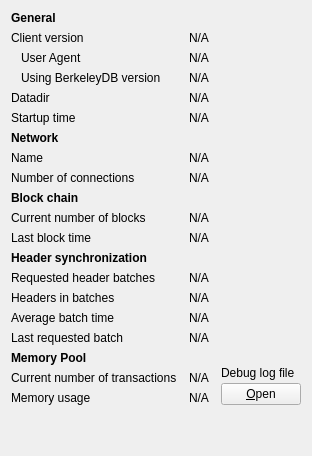
     <widget class="QWidget" name="tab_info">
      <attribute name="title">
       <string>&amp;Information</string>
      </attribute>
      <layout class="QGridLayout" name="gridLayout" columnstretch="0,1,0">
       <property name="horizontalSpacing">
        <number>12</number>
       </property>
       <item row="0" column="0">
        <widget class="QLabel" name="label_9">
         <property name="font">
          <font>
           <weight>75</weight>
           <bold>true</bold>
          </font>
         </property>
         <property name="text">
          <string>General</string>
         </property>
        </widget>
       </item>
       <item row="1" column="0">
        <widget class="QLabel" name="label_6">
         <property name="text">
          <string>Client version</string>
         </property>
        </widget>
       </item>
       <item row="1" column="1" colspan="2">
        <widget class="QLabel" name="clientVersion">
         <property name="cursor">
          <cursorShape>IBeamCursor</cursorShape>
         </property>
         <property name="text">
          <string>N/A</string>
         </property>
         <property name="textFormat">
          <enum>Qt::PlainText</enum>
         </property>
         <property name="textInteractionFlags">
          <set>Qt::LinksAccessibleByMouse|Qt::TextSelectableByKeyboard|Qt::TextSelectableByMouse</set>
         </property>
        </widget>
       </item>
       <item row="2" column="0">
        <widget class="QLabel" name="labelClientUserAgent">
         <property name="text">
          <string>User Agent</string>
         </property>
         <property name="indent">
          <number>10</number>
         </property>
        </widget>
       </item>
       <item row="2" column="1" colspan="2">
        <widget class="QLabel" name="clientUserAgent">
         <property name="cursor">
          <cursorShape>IBeamCursor</cursorShape>
         </property>
         <property name="text">
          <string>N/A</string>
         </property>
         <property name="textFormat">
          <enum>Qt::PlainText</enum>
         </property>
         <property name="textInteractionFlags">
          <set>Qt::LinksAccessibleByMouse|Qt::TextSelectableByKeyboard|Qt::TextSelectableByMouse</set>
         </property>
        </widget>
       </item>
       <item row="3" column="0">
        <widget class="QLabel" name="label_berkeleyDBVersion">
         <property name="text">
          <string>Using BerkeleyDB version</string>
         </property>
         <property name="indent">
          <number>10</number>
         </property>
        </widget>
       </item>
       <item row="3" column="1" colspan="2">
        <widget class="QLabel" name="berkeleyDBVersion">
         <property name="cursor">
          <cursorShape>IBeamCursor</cursorShape>
         </property>
         <property name="text">
          <string>N/A</string>
         </property>
         <property name="textFormat">
          <enum>Qt::PlainText</enum>
         </property>
         <property name="textInteractionFlags">
          <set>Qt::LinksAccessibleByMouse|Qt::TextSelectableByKeyboard|Qt::TextSelectableByMouse</set>
         </property>
        </widget>
       </item>
       <item row="4" column="0">
        <widget class="QLabel" name="label_12">
         <property name="text">
          <string>Datadir</string>
         </property>
        </widget>
       </item>
       <item row="4" column="1" colspan="2">
        <widget class="QLabel" name="dataDir">
         <property name="cursor">
          <cursorShape>IBeamCursor</cursorShape>
         </property>
         <property name="text">
          <string>N/A</string>
         </property>
         <property name="textFormat">
          <enum>Qt::PlainText</enum>
         </property>
         <property name="wordWrap">
          <bool>true</bool>
         </property>
         <property name="textInteractionFlags">
          <set>Qt::LinksAccessibleByMouse|Qt::TextSelectableByKeyboard|Qt::TextSelectableByMouse</set>
         </property>
        </widget>
       </item>
       <item row="5" column="0">
        <widget class="QLabel" name="label_13">
         <property name="text">
          <string>Startup time</string>
         </property>
        </widget>
       </item>
       <item row="5" column="1" colspan="2">
        <widget class="QLabel" name="startupTime">
         <property name="cursor">
          <cursorShape>IBeamCursor</cursorShape>
         </property>
         <property name="text">
          <string>N/A</string>
         </property>
         <property name="textFormat">
          <enum>Qt::PlainText</enum>
         </property>
         <property name="textInteractionFlags">
          <set>Qt::LinksAccessibleByMouse|Qt::TextSelectableByKeyboard|Qt::TextSelectableByMouse</set>
         </property>
        </widget>
       </item>
       <item row="6" column="0">
           <widget class="QLabel" name="labelNetwork">
               <property name="font">
                   <font>
                       <weight>75</weight>
                       <bold>true</bold>
                   </font>
               </property>
               <property name="text">
                   <string>Network</string>
               </property>
           </widget>
       </item>
       <item row="7" column="0">
        <widget class="QLabel" name="label_8">
         <property name="text">
          <string>Name</string>
         </property>
        </widget>
       </item>
       <item row="7" column="1" colspan="2">
        <widget class="QLabel" name="networkName">
         <property name="cursor">
          <cursorShape>IBeamCursor</cursorShape>
         </property>
         <property name="text">
          <string>N/A</string>
         </property>
         <property name="textFormat">
          <enum>Qt::PlainText</enum>
         </property>
         <property name="textInteractionFlags">
          <set>Qt::LinksAccessibleByMouse|Qt::TextSelectableByKeyboard|Qt::TextSelectableByMouse</set>
         </property>
        </widget>
       </item>
       <item row="8" column="0">
        <widget class="QLabel" name="label_7">
         <property name="text">
          <string>Number of connections</string>
         </property>
        </widget>
       </item>
       <item row="8" column="1" colspan="2">
        <widget class="QLabel" name="numberOfConnections">
         <property name="cursor">
          <cursorShape>IBeamCursor</cursorShape>
         </property>
         <property name="text">
          <string>N/A</string>
         </property>
         <property name="textFormat">
          <enum>Qt::PlainText</enum>
         </property>
         <property name="textInteractionFlags">
          <set>Qt::LinksAccessibleByMouse|Qt::TextSelectableByKeyboard|Qt::TextSelectableByMouse</set>
         </property>
        </widget>
       </item>
       <item row="9" column="0">
        <widget class="QLabel" name="label_10">
         <property name="font">
          <font>
           <weight>75</weight>
           <bold>true</bold>
          </font>
         </property>
         <property name="text">
          <string>Block chain</string>
         </property>
        </widget>
       </item>
       <item row="10" column="0">
        <widget class="QLabel" name="label_3">
         <property name="text">
          <string>Current number of blocks</string>
         </property>
        </widget>
       </item>
       <item row="10" column="1" colspan="2">
        <widget class="QLabel" name="numberOfBlocks">
         <property name="cursor">
          <cursorShape>IBeamCursor</cursorShape>
         </property>
         <property name="text">
          <string>N/A</string>
         </property>
         <property name="textFormat">
          <enum>Qt::PlainText</enum>
         </property>
         <property name="textInteractionFlags">
          <set>Qt::LinksAccessibleByMouse|Qt::TextSelectableByKeyboard|Qt::TextSelectableByMouse</set>
         </property>
        </widget>
       </item>
       <item row="11" column="0">
        <widget class="QLabel" name="labelLastBlockTime">
         <property name="text">
          <string>Last block time</string>
         </property>
        </widget>
       </item>
       <item row="11" column="1" colspan="2">
        <widget class="QLabel" name="lastBlockTime">
         <property name="cursor">
          <cursorShape>IBeamCursor</cursorShape>
         </property>
         <property name="text">
          <string>N/A</string>
         </property>
         <property name="textFormat">
          <enum>Qt::PlainText</enum>
         </property>
         <property name="textInteractionFlags">
          <set>Qt::LinksAccessibleByMouse|Qt::TextSelectableByKeyboard|Qt::TextSelectableByMouse</set>
         </property>
        </widget>
       </item>
       <item row="12" column="0">
        <widget class="QLabel" name="labelHeaderSyncTitle">
         <property name="font">
          <font>
           <weight>75</weight>
           <bold>true</bold>
          </font>
         </property>
         <property name="text">
          <string>Header synchronization</string>
         </property>
        </widget>
       </item>
       <item row="13" column="0">
        <widget class="QLabel" name="labelHeaderSyncBatches">
         <property name="text">
          <string>Requested header batches</string>
         </property>
        </widget>
       </item>
       <item row="13" column="1" colspan="2">
        <widget class="QLabel" name="headerSyncBatches">
         <property name="text">
          <string>N/A</string>
         </property>
        </widget>
       </item>
       <item row="14" column="0">
        <widget class="QLabel" name="labelHeaderSyncHeaders">
         <property name="text">
          <string>Headers in batches</string>
         </property>
        </widget>
       </item>
       <item row="14" column="1" colspan="2">
        <widget class="QLabel" name="headerSyncHeaders">
         <property name="text">
          <string>N/A</string>
         </property>
        </widget>
       </item>
       <item row="15" column="0">
        <widget class="QLabel" name="labelHeaderSyncTimings">
         <property name="text">
          <string>Average batch time</string>
         </property>
        </widget>
       </item>
       <item row="15" column="1" colspan="2">
        <widget class="QLabel" name="headerSyncTimings">
         <property name="text">
          <string>N/A</string>
         </property>
        </widget>
       </item>
       <item row="16" column="0">
        <widget class="QLabel" name="labelHeaderSyncLastBatch">
         <property name="text">
          <string>Last requested batch</string>
         </property>
        </widget>
       </item>
       <item row="16" column="1" colspan="2">
        <widget class="QLabel" name="headerSyncLastBatch">
         <property name="text">
          <string>N/A</string>
         </property>
         <property name="wordWrap">
          <bool>true</bool>
         </property>
        </widget>
       </item>
       <item row="17" column="0">
        <widget class="QLabel" name="labelMempoolTitle">
         <property name="font">
          <font>
           <weight>75</weight>
           <bold>true</bold>
          </font>
         </property>
         <property name="text">
          <string>Memory Pool</string>
         </property>
        </widget>
       </item>
       <item row="18" column="0">
        <widget class="QLabel" name="labelNumberOfTransactions">
         <property name="text">
          <string>Current number of transactions</string>
         </property>
        </widget>
       </item>
       <item row="18" column="1">
        <widget class="QLabel" name="mempoolNumberTxs">
         <property name="cursor">
          <cursorShape>IBeamCursor</cursorShape>
         </property>
         <property name="text">
          <string>N/A</string>
         </property>
         <property name="textFormat">
          <enum>Qt::PlainText</enum>
         </property>
         <property name="textInteractionFlags">
          <set>Qt::LinksAccessibleByMouse|Qt::TextSelectableByKeyboard|Qt::TextSelectableByMouse</set>
         </property>
        </widget>
       </item>
       <item row="19" column="0">
        <widget class="QLabel" name="labelMemoryUsage">
         <property name="text">
          <string>Memory usage</string>
         </property>
        </widget>
       </item>
       <item row="19" column="1">
        <widget class="QLabel" name="mempoolSize">
         <property name="cursor">
          <cursorShape>IBeamCursor</cursorShape>
         </property>
         <property name="text">
          <string>N/A</string>
         </property>
         <property name="textFormat">
          <enum>Qt::PlainText</enum>
         </property>
         <property name="textInteractionFlags">
          <set>Qt::LinksAccessibleByMouse|Qt::TextSelectableByKeyboard|Qt::TextSelectableByMouse</set>
         </property>
        </widget>
       </item>
       <item row="17" column="2" rowspan="3">
        <layout class="QVBoxLayout" name="verticalLayoutDebugButton">
         <property name="spacing">
          <number>3</number>
         </property>
         <item>
          <spacer name="verticalSpacer_2">
           <property name="orientation">
            <enum>Qt::Vertical</enum>
           </property>
           <property name="sizeHint" stdset="0">
            <size>
             <width>10</width>
             <height>5</height>
            </size>
           </property>
          </spacer>
         </item>
         <item>
          <widget class="QLabel" name="labelDebugLogfile">
           <property name="text">
            <string>Debug log file</string>
           </property>
          </widget>
         </item>
         <item>
          <widget class="QPushButton" name="openDebugLogfileButton">
           <property name="toolTip">
            <string>Open the %1 debug log file from the current data directory. This can take a few seconds for large log files.</string>
           </property>
           <property name="text">
            <string>&amp;Open</string>
           </property>
           <property name="autoDefault">
            <bool>false</bool>
           </property>
          </widget>
         </item>
        </layout>
       </item>
       <item row="20" column="0">
        <spacer name="verticalSpacer">
         <property name="orientation">
          <enum>Qt::Vertical</enum>
         </property>
         <property name="sizeHint" stdset="0">
          <size>
           <width>20</width>
           <height>40</height>
          </size>
         </property>
        </spacer>
       </item>
      </layout>
     </widget>
